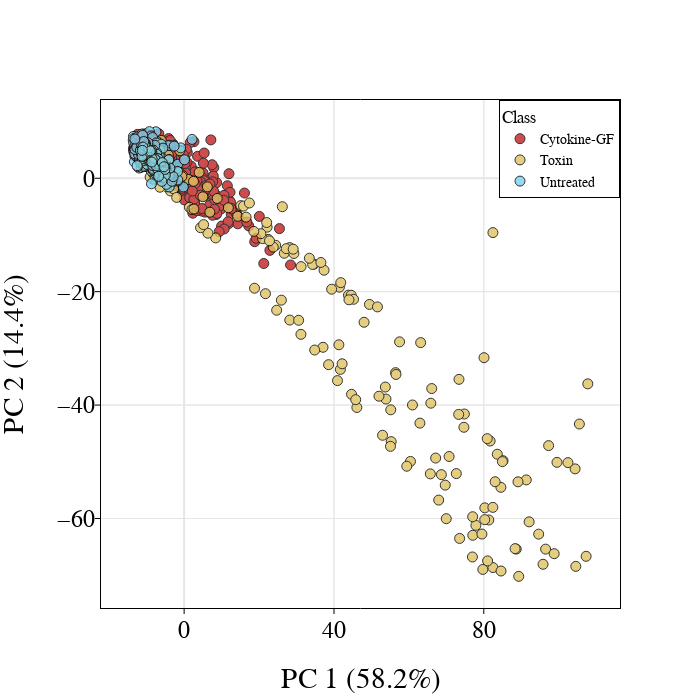

Notebook source saved alongside this figure:
### Code cell
color_map = {
    'Cytokine-GF': '#c22020',
    'Toxin': '#dfc261',
    'Untreated': '#79d2f0'
}

plot_pca_embeddings(
    multiclass_embeddings_combined,
    label_col="class",
    color_map=color_map,
    ticks={
        "xaxis": {
            "vals": [0, 40, 80, 120],
            "dtick": 40
        },
        "yaxis": {
            "vals": [-60, -40, -20, 0],
            "dtick": 20
        }
    },
    renderer="jupyterlab"
)

### Figure 1 — Plotly figure (JSON) as saved in the notebook; plotly's stock layout.template omitted (floating-point values rounded to 4 significant figures; data arrays with more than 128 entries replaced by an {"elided": "..."} marker saying what was removed)
{"data": [{"marker": {"color": "#c22020", "line": {"color": "black", "width": 1}, "size": 10}, "mode": "markers", "name": "Cytokine-GF", "opacity": 0.8, "type": "scatter", "x": {"elided": "556 float values"}, "y": {"elided": "556 float values"}}, {"marker": {"color": "#dfc261", "line": {"color": "black", "width": 1}, "size": 10}, "mode": "markers", "name": "Toxin", "opacity": 0.8, "type": "scatter", "x": {"elided": "202 float values"}, "y": {"elided": "202 float values"}}, {"marker": {"color": "#79d2f0", "line": {"color": "black", "width": 1}, "size": 10}, "mode": "markers", "name": "Untreated", "opacity": 0.8, "type": "scatter", "x": {"elided": "1108 float values"}, "y": {"elided": "1108 float values"}}], "layout": {"font": {"color": "black", "family": "Arial, sans-serif", "size": 24}, "height": 700, "legend": {"bordercolor": "black", "borderwidth": 1, "font": {"color": "black", "family": "Arial, sans-serif", "size": 14}, "title": {"text": "Class"}, "x": 1, "xanchor": "right", "y": 1, "yanchor": "top"}, "plot_bgcolor": "white", "width": 700, "xaxis": {"autorange": true, "gridcolor": "#E6E6E6", "gridwidth": 1, "linecolor": "black", "linewidth": 1, "minor": {"dtick": 40, "gridcolor": "#E6E6E6", "gridwidth": 1, "tick0": 0, "tickcolor": "black", "ticklen": 5, "tickmode": "linear"}, "mirror": true, "range": [-22.21, 116.4], "showline": true, "showticklabels": true, "tickmode": "array", "tickvals": [0, 40, 80, 120], "title": {"standoff": 25, "text": "PC 1 (58.2%)"}, "type": "linear", "zerolinecolor": "#E6E6E6"}, "yaxis": {"autorange": true, "gridcolor": "#E6E6E6", "gridwidth": 1, "linecolor": "black", "linewidth": 1, "minor": {"dtick": 20, "gridcolor": "#E6E6E6", "gridwidth": 1, "tick0": 0, "tickcolor": "black", "ticklen": 5, "tickmode": "linear"}, "mirror": true, "range": [-75.79, 13.8], "showline": true, "showticklabels": true, "tickmode": "array", "tickvals": [-60, -40, -20, 0], "title": {"standoff": 25, "text": "PC 2 (14.4%)"}, "type": "linear", "zerolinecolor": "#E6E6E6"}}}
